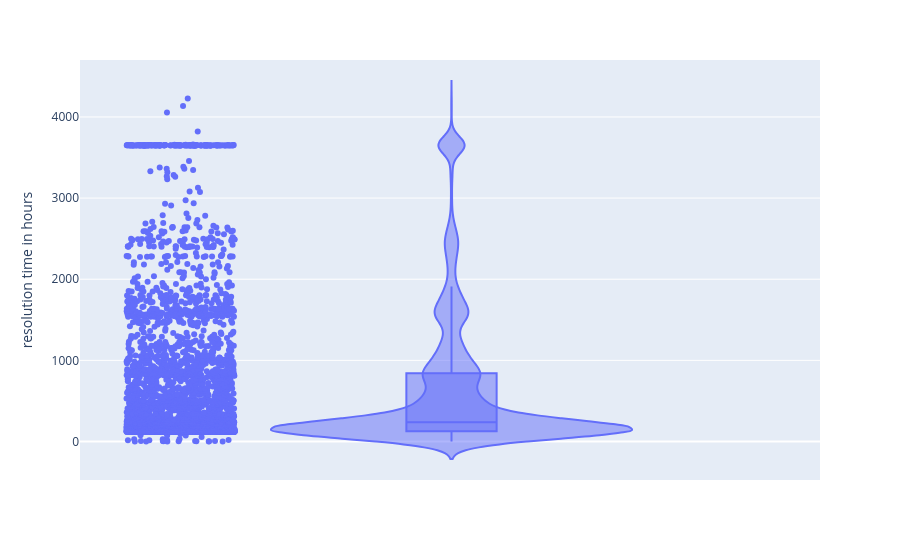

Notebook cell for this chart:
### Code cell
fig = px.violin(df, y="resolution_time",
                box=True, points="all",
                labels=dict(resolution_time="resolution time in hours"),
                hover_data=df.columns)
fig.show()

### Figure 1 — Plotly figure (JSON) as saved in the notebook; plotly's stock layout.template omitted (floating-point values rounded to 4 significant figures; data arrays with more than 128 entries replaced by an {"elided": "..."} marker saying what was removed)
{"data": [{"alignmentgroup": "True", "box": {"visible": true}, "customdata": {"elided": "3807x4 str values"}, "hovertemplate": "resolution time in hours=%{y}<br>number=%{customdata[0]}<br>sys_created_at=%{customdata[1]}<br>closed_at=%{customdata[2]}<br>assignment_group=%{customdata[3]}<extra></extra>", "legendgroup": "", "marker": {"color": "#636efa"}, "name": "", "offsetgroup": "", "orientation": "v", "points": "all", "scalegroup": "True", "showlegend": false, "type": "violin", "x0": " ", "xaxis": "x", "y": {"elided": "3807 float values"}, "y0": " ", "yaxis": "y"}], "layout": {"legend": {"tracegroupgap": 0}, "margin": {"t": 60}, "violinmode": "group", "xaxis": {"anchor": "y", "domain": [0, 1]}, "yaxis": {"anchor": "x", "domain": [0, 1], "title": {"text": "resolution time in hours"}}}}
